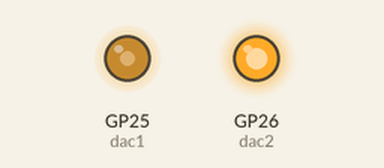
Bench run of a program on a simulated Raspberry Pi Pico running MicroPython. On the bench: output pins drawn as LEDs (lit = HIGH). What the program prints to the serial console is not drawn.

Above: at 0.05 s.
At 2.35 s:
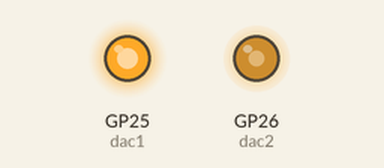
At 4.7 s:
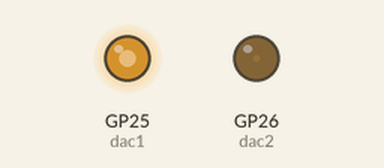
At 9.4 s:
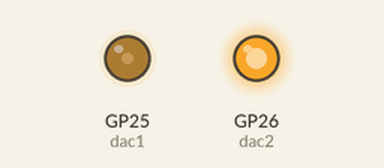
Timing chart, 0 to 13.0 s (numbered marks = the images above):
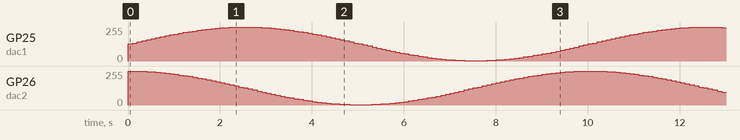

The program:

plotdac.py
```python
import math
from machine import DAC
from machine import Pin
import time
import gc
#los pines estan ajustados a GPIO y no a las etiquetas internas.

def pltdac(func1, func2, dac1, dac2):
    test_count=0
    flag= False
    print("ok dac")
    while flag==False:
        for i in range(len(func1)):
            #print("{",func1[i],"}", "->","{",func2[i],"}")
            dac1.write(func1[i])
            dac2.write(func2[i])
            time.sleep(0.1)
            test_count=test_count+1
            if test_count==9000:
                flag=True

if __name__ == "__main__":
    print("Modulo two dac")
    dac1 = DAC(Pin(25, Pin.OUT))
    dac2 = DAC(Pin(26, Pin.OUT))
    func1 = bytearray(100)
    func2 = bytearray(100)
    for i in range(len(func1)):
        func1[i] = 128 + int(127 * math.sin(2 * math.pi * i / len(func1)))
        func2[i] = 128 + int(127 * math.cos(2 * math.pi * i / len(func1)))
    print("ploteando")
    pltdac(func1,func2, dac1, dac2)

else:
    print("Modulo two dac importado")
```
